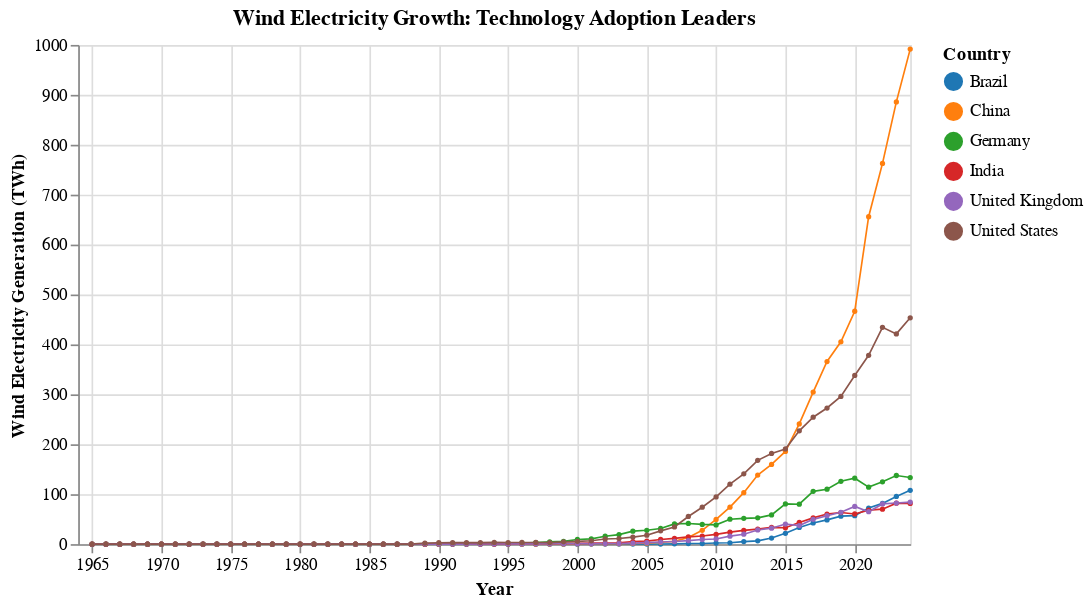

The code cell stored with this chart in its notebook:
### Markdown cell above
<div class="alert alert-info" style="color:black; padding: 15px; border-radius: 8px; background-color:#eaf4ff;">
  <h2>VIZ TASK: Multi-line Chart for Wind Electricity</h2>
  <p>< Create a multi-line chart comparing wind electricity generation across countries.</p>

  <p>Using the <code>wind_data</code> dataset, create a visualization with:</p>
  <ul>
    <li>Use <code>mark_line</code> to represent wind generation trends</li>
    <li>Encode <code>year</code> on the <strong>x channel</strong></li>
    <li>Encode <code>wind_electricity</code> on the <strong>y channel</strong></li>
    <li>Encode <code>country</code> on the <strong>color channel</strong></li>
    <li>Include a tooltip that shows <code>Country</code>, <code>Year</code>, and <code>Wind Generation (TWh)</code> formatted to 1 decimal place (<code>.1f</code>)</li>
  </ul>

  <p><strong>Styling Specifications:</strong></p>
  <ul>
    <li><strong>Chart Properties:</strong> Width = 500px, Height = 300px, Title = "Wind Electricity Growth: Technology Adoption Leaders"</li>
    <li><strong>Mark Styling:</strong> <code>strokeWidth=1</code>, Points = size 10, filled = True</li>
    <li><strong>X Channel:</strong> Title = "Year", Format = "%Y"</li>
    <li><strong>Y Channel:</strong> Title = "Wind Electricity Generation (TWh)", Format = ".0f"</li>
    <li><strong>Legend:</strong> Title = "Country"</li>
    <li><strong>Color Scheme:</strong> Use <code>category10</code></li>
  </ul>
</div>

### Code cell
# Professional multi-line chart with all styling elements
wind_comparison = alt.Chart(wind_data).mark_line(
    strokeWidth=1,
    point=alt.OverlayMarkDef(size = 10, filled = True)
).encode(
    alt.X('year:T', title = "Year", axis = alt.Axis(format = "%Y")),
    alt.Y('wind_electricity:Q', title = "Wind Electricity Generation (TWh)", axis = alt.Axis(format = ".0f")),
    alt.Color('country:N', scale = alt.Scale(scheme = 'category10'), title = 'Country'),
    tooltip = [
        alt.Tooltip('country:N', title = 'Country'),
        alt.Tooltip('year:T', title = 'Year'),
        alt.Tooltip('wind_electricity:Q', title = 'Wind Generation (TWh)', format = '.1f')
    ]
).properties(
    width = 500,
    height = 300,
    title = "Wind Electricity Growth: Technology Adoption Leaders"
)

# show chart
wind_comparison

### Figure 1 — Vega-Lite specification as saved in the notebook (floating-point values rounded to 4 significant figures; data arrays with more than 128 entries replaced by an {"elided": "..."} marker saying what was removed)
{"config": {"view": {"continuousWidth": 300, "continuousHeight": 300}}, "data": {"name": "data-5f0d56f92f9efbd8e50a422ad43e2b30"}, "mark": {"type": "line", "point": {"filled": true, "size": 10}, "strokeWidth": 1}, "encoding": {"color": {"field": "country", "scale": {"scheme": "category10"}, "title": "Country", "type": "nominal"}, "tooltip": [{"field": "country", "title": "Country", "type": "nominal"}, {"field": "year", "title": "Year", "type": "temporal"}, {"field": "wind_electricity", "format": ".1f", "title": "Wind Generation (TWh)", "type": "quantitative"}], "x": {"axis": {"format": "%Y"}, "field": "year", "title": "Year", "type": "temporal"}, "y": {"axis": {"format": ".0f"}, "field": "wind_electricity", "title": "Wind Electricity Generation (TWh)", "type": "quantitative"}}, "height": 300, "title": "Wind Electricity Growth: Technology Adoption Leaders", "width": 500, "$schema": "https://vega.github.io/schema/vega-lite/v5.20.1.json", "datasets": {"data-5f0d56f92f9efbd8e50a422ad43e2b30": {"elided": "366 records"}}}
